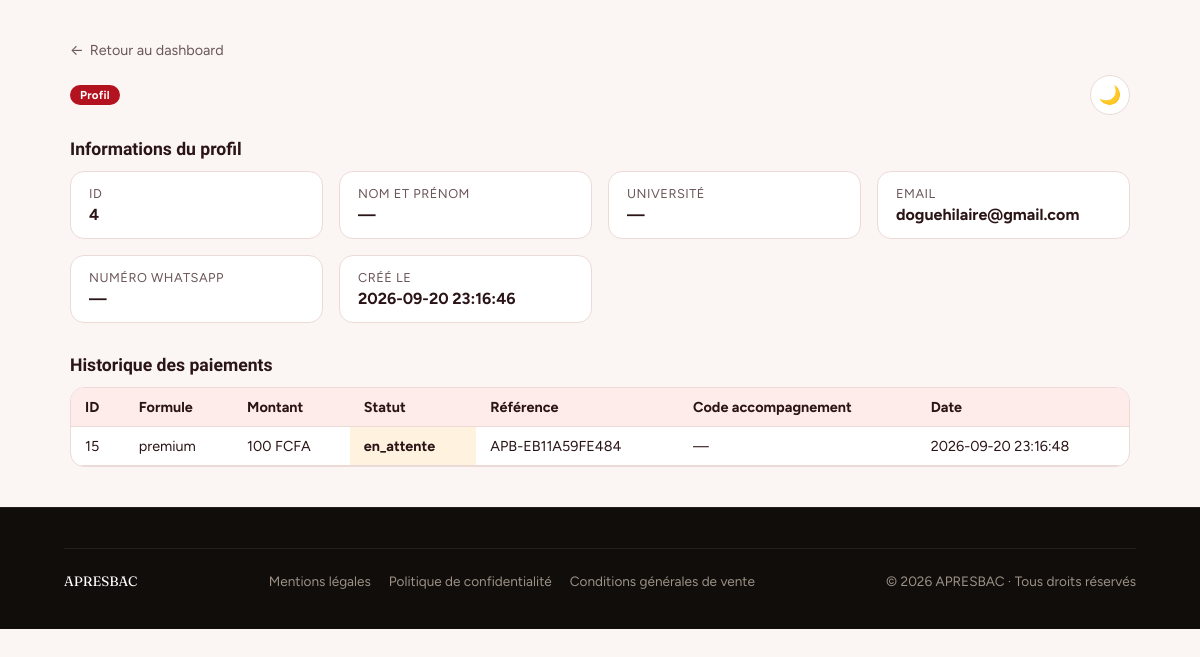
Screenshot of /admin/profil.php?id=4 (signed in) with the database file from the repository.
### tables this page shows
CREATE TABLE `profils_accompagnement` (
  `id` int NOT NULL AUTO_INCREMENT,
  `user_id` int DEFAULT NULL,
  `guest_token` varchar(255) DEFAULT NULL,
  `nom` varchar(100) NOT NULL,
  `prenom` varchar(100) NOT NULL,
  `email` varchar(255) DEFAULT NULL,
  `serie` varchar(10) NOT NULL,
  `created_at` timestamp NULL DEFAULT CURRENT_TIMESTAMP,
  PRIMARY KEY (`id`),
  KEY `user_id` (`user_id`),
  KEY `idx_guest_token` (`guest_token`),
  CONSTRAINT `profils_accompagnement_ibfk_1` FOREIGN KEY (`user_id`) REFERENCES `users_legacy_comptes` (`id`)
);

CREATE TABLE `paiements` (
  `id` int NOT NULL AUTO_INCREMENT,
  `guest_token` varchar(255) DEFAULT NULL,
  `candidat_id` int DEFAULT NULL,
  `user_id` int DEFAULT NULL,
  `formule_id` int DEFAULT NULL,
  `fedapay_transaction_id` varchar(100) DEFAULT NULL,
  `montant` int NOT NULL,
  `statut` enum('en_attente','reussi','echoue','annule') NOT NULL DEFAULT 'en_attente',
  `reference` varchar(100) NOT NULL,
  `saspay_session_id` varchar(64) DEFAULT NULL,
  `code_accompagnement` varchar(20) DEFAULT NULL,
  `pdf_genere` tinyint(1) NOT NULL DEFAULT '0',
  `pdf_path` varchar(255) DEFAULT NULL,
  `created_at` timestamp NULL DEFAULT CURRENT_TIMESTAMP,
  `updated_at` timestamp NULL DEFAULT CURRENT_TIMESTAMP ON UPDATE CURRENT_TIMESTAMP,
  PRIMARY KEY (`id`),
  UNIQUE KEY `reference` (`reference`),
  UNIQUE KEY `uniq_code_accompagnement` (`code_accompagnement`),
  KEY `candidat_id` (`candidat_id`),
  KEY `fk_paiements_user` (`user_id`),
  KEY `fk_paiements_formule` (`formule_id`),
  KEY `idx_guest_token` (`guest_token`),
  KEY `idx_paiements_reference` (`reference`),
  KEY `idx_paiements_saspay_session` (`saspay_session_id`),
  CONSTRAINT `fk_paiements_formule` FOREIGN KEY (`formule_id`) REFERENCES `formules` (`id`),
  CONSTRAINT `fk_paiements_user` FOREIGN KEY (`user_id`) REFERENCES `users_legacy_comptes` (`id`) ON DELETE CASCADE,
  CONSTRAINT `paiements_ibfk_1` FOREIGN KEY (`candidat_id`) REFERENCES `candidats` (`id`) ON DELETE CASCADE
);

CREATE TABLE `formules` (
  `id` int NOT NULL AUTO_INCREMENT,
  `code` enum('premium','vip','gold') NOT NULL,
  `nom` varchar(50) NOT NULL,
  `prix` int NOT NULL,
  `avantages` json NOT NULL,
  `places_totales` int NOT NULL,
  `places_restantes` int NOT NULL,
  `actif` tinyint(1) NOT NULL DEFAULT '1',
  PRIMARY KEY (`id`),
  UNIQUE KEY `code` (`code`)
);

### admin/profil.php (the view, shortened to what this page needs)
<?php
$profilId = (int) ($_GET['id'] ?? 0);
$pdo = Database::getConnection();
$stmt = $pdo->prepare('SELECT * FROM profils_accompagnement WHERE id = ?');
$stmt->execute([$profilId]);
$profil = $stmt->fetch();
$stmtPaiements = $pdo->prepare('
    SELECT p.*, f.nom AS formule_nom
    FROM paiements p
    JOIN formules f ON f.id = p.formule_id
    WHERE p.guest_token = ?
    ORDER BY p.created_at DESC
');
$stmtPaiements->execute([$profil['guest_token']]);
$paiements = $stmtPaiements->fetchAll();
$labels = [
    'id' => 'ID',
    'nom_complet' => 'Nom et prénom',
    'universite' => 'Université',
    'email' => 'Email',
    'numero_whatsapp' => 'Numéro WhatsApp',
    'created_at' => 'Créé le',
];
require_once __DIR__ . '/../includes/header.php';
?>
<div class="admin-wrap">
    <a href="/admin/dashboard.php" class="admin-retour">
        <span aria-hidden="true">←</span> Retour au dashboard
    </a>
    <div class="admin-header">
        <p class="admin-brand"><?= htmlspecialchars(trim($profil['nom_complet'])) ?> <span class="admin-brand-tag">Profil</span></p>
        <div class="admin-nav">
            <button type="button" class="theme-toggle" id="themeToggle" title="Changer de thème">🌙</button>
        </div>
    </div>
    <p class="admin-section-title">Informations du profil</p>
    <div class="admin-detail-grid">
        <?php foreach ($labels as $champ => $label): ?>
            <div class="admin-detail-item">
                <p class="admin-detail-label"><?= htmlspecialchars($label) ?></p>
                <p class="admin-detail-value">
                    <?php
                        $valeur = $profil[$champ] ?? null;
                        echo ($valeur === null || $valeur === '') ? '—' : htmlspecialchars((string) $valeur);
                    ?>
                </p>
            </div>
        <?php endforeach; ?>
    </div>
    <p class="admin-section-title">Historique des paiements</p>
    <div class="admin-table-wrap">
        <table class="admin-table">
            <thead>
                <tr><th>ID</th><th>Formule</th><th>Montant</th><th>Statut</th><th>Référence</th><th>Code accompagnement</th><th>Date</th></tr>
            </thead>
            <tbody>
                <?php if (empty($paiements)): ?>
                <tr><td colspan="7">Aucun paiement pour ce profil.</td></tr>
                <?php else: ?>
                    <?php foreach ($paiements as $p): ?>
                    <tr>
                        <td><?= $p['id'] ?></td>
                        <td><?= htmlspecialchars($p['formule_nom']) ?></td>
                        <td><?= number_format((float) $p['montant'], 0, ',', ' ') ?> FCFA</td>
                        <td class="statut-<?= htmlspecialchars($p['statut']) ?>"><?= htmlspecialchars($p['statut']) ?></td>
                        <td><?= htmlspecialchars($p['reference']) ?></td>
                        <td><?= htmlspecialchars($p['code_accompagnement'] ?? '—') ?></td>
                        <td><?= htmlspecialchars($p['created_at']) ?></td>
                    </tr>
                    <?php endforeach; ?>
                <?php endif; ?>
            </tbody>
        </table>
    </div>
</div>
<?php require_once __DIR__ . '/../includes/footer.php'; ?>

### assets/css/style.css (style rules this page uses)
:root { --ink: #100D0A; --ink-soft: #2B2620; --paper: #FAF7F2; --card: #FFFFFF; --line: #EAE3D8; --accent: #E8531F; --accent-dark: #C13F12; --accent-soft: #FDE7DA; --gold: #D9A441; --text-dark: #171310; --text-soft: #6B6055; --white: #FFFFFF; --font-display: 'Fraunces', serif; --font-body: 'Manrope', sans-serif; --radius-lg: 20px; --radius-md: 14px; --radius-pill: 100px; --shadow-card: 0 16px 32px -18px rgba(16, 13, 10, 0.25); --shadow-btn: 0 10px 22px -8px rgba(232, 83, 31, 0.55); }
* { box-sizing: border-box; }
html { scroll-behavior: smooth; }
body { margin: 0; font-family: var(--font-body); color: var(--text-dark); background: var(--paper); -webkit-font-smoothing: antialiased; }
p { margin: 0; }
a { text-decoration: none; color: inherit; }
.statut-en_attente { background: #FFF3E0; color: #E65100; }

### includes/admin-theme.php (style rules this page uses)
:root { --admin-bg: #fbf6f4; --admin-card-bg: #ffffff; --admin-border: #ecdad7; --admin-text: #2a1416; --admin-text-muted: #6b5658; --admin-th-bg: #fdece9; --admin-row-hover: #fff5f3; --admin-erreur-bg: #fbe3e0; --admin-erreur-text: #5c0a14; --admin-succes-bg: #e9f5ec; --admin-succes-text: #1c6b3a; --admin-accent: #b3121f; --admin-accent-deep: #5c0a14; --admin-accent-on: #f4b41a; --admin-display: 'Bricolage Grotesque', 'Figtree', system-ui, sans-serif; }
body { background: var(--admin-bg); color: var(--admin-text); font-family: 'Figtree', system-ui, -apple-system, 'Segoe UI', Roboto, sans-serif; transition: background .2s ease, color .2s ease; }
.admin-wrap { max-width: 1100px; margin: 40px auto; padding: 0 20px; }
.admin-header { display: flex; flex-wrap: wrap; justify-content: space-between; align-items: center; gap: 16px; margin-bottom: 24px; }
.admin-brand { display: flex; align-items: center; gap: 10px; font-family: var(--admin-display); font-weight: 800; color: var(--admin-text); }
.admin-brand-tag { padding: 3px 10px; border-radius: 999px; background: var(--admin-accent); color: #fff; font-family: 'Figtree', system-ui, sans-serif; font-size: 0.72rem; font-weight: 700; letter-spacing: 0.02em; }
.admin-table-wrap { background: var(--admin-card-bg); border: 1px solid var(--admin-border); border-radius: 14px; overflow-x: auto; margin-bottom: 32px; -webkit-overflow-scrolling: touch; }
.admin-table { width: 100%; border-collapse: collapse; font-size: 0.9rem; }
.admin-table th, .admin-table td { padding: 10px 14px; text-align: left; border-bottom: 1px solid var(--admin-border); white-space: nowrap; color: var(--admin-text); }
.admin-table th { background: var(--admin-th-bg); font-weight: 700; }
.statut-en_attente { color: var(--admin-accent-on); font-weight: 700; }
.admin-section-title { font-family: var(--admin-display); font-size: 1.1rem; margin-bottom: 12px; font-weight: 800; color: var(--admin-text); }
.admin-nav { display: flex; flex-wrap: wrap; gap: 10px; align-items: center; }
.theme-toggle { display: inline-flex; align-items: center; justify-content: center; width: 40px; height: 40px; border-radius: 999px; border: 1px solid var(--admin-border); background: var(--admin-card-bg); color: var(--admin-text); cursor: pointer; font-size: 18px; line-height: 1; padding: 0; }
.admin-detail-grid { display: grid; grid-template-columns: repeat(auto-fill, minmax(220px, 1fr)); gap: 16px; margin-bottom: 32px; }
.admin-detail-item { background: var(--admin-card-bg); border: 1px solid var(--admin-border); border-radius: 14px; padding: 14px 18px; }
.admin-detail-label { font-size: 0.8rem; color: var(--admin-text-muted); margin: 0 0 4px; text-transform: uppercase; letter-spacing: .04em; }
.admin-detail-value { font-size: 1rem; font-weight: 700; color: var(--admin-text); word-break: break-word; }
.admin-retour { display: inline-flex; align-items: center; gap: 6px; color: var(--admin-text-muted); text-decoration: none; margin-bottom: 16px; font-size: 0.9rem; }

### rows the page displays
profils_accompagnement: id "4", email "doguehilaire@gmail.com", created_at "2026-09-20 23:16:46"
paiements: id "15", formule.nom "premium", montant "100", statut "en_attente", reference "APB-EB11A59FE484", code_accompagnement "—", created_at "2026-09-20 23:16:48"

### other values shown
$label "ID"
$label "NOM ET PRÉNOM"
$label "UNIVERSITÉ"
$label "EMAIL"
$label "NUMÉRO WHATSAPP"
$label "CRÉÉ LE"
